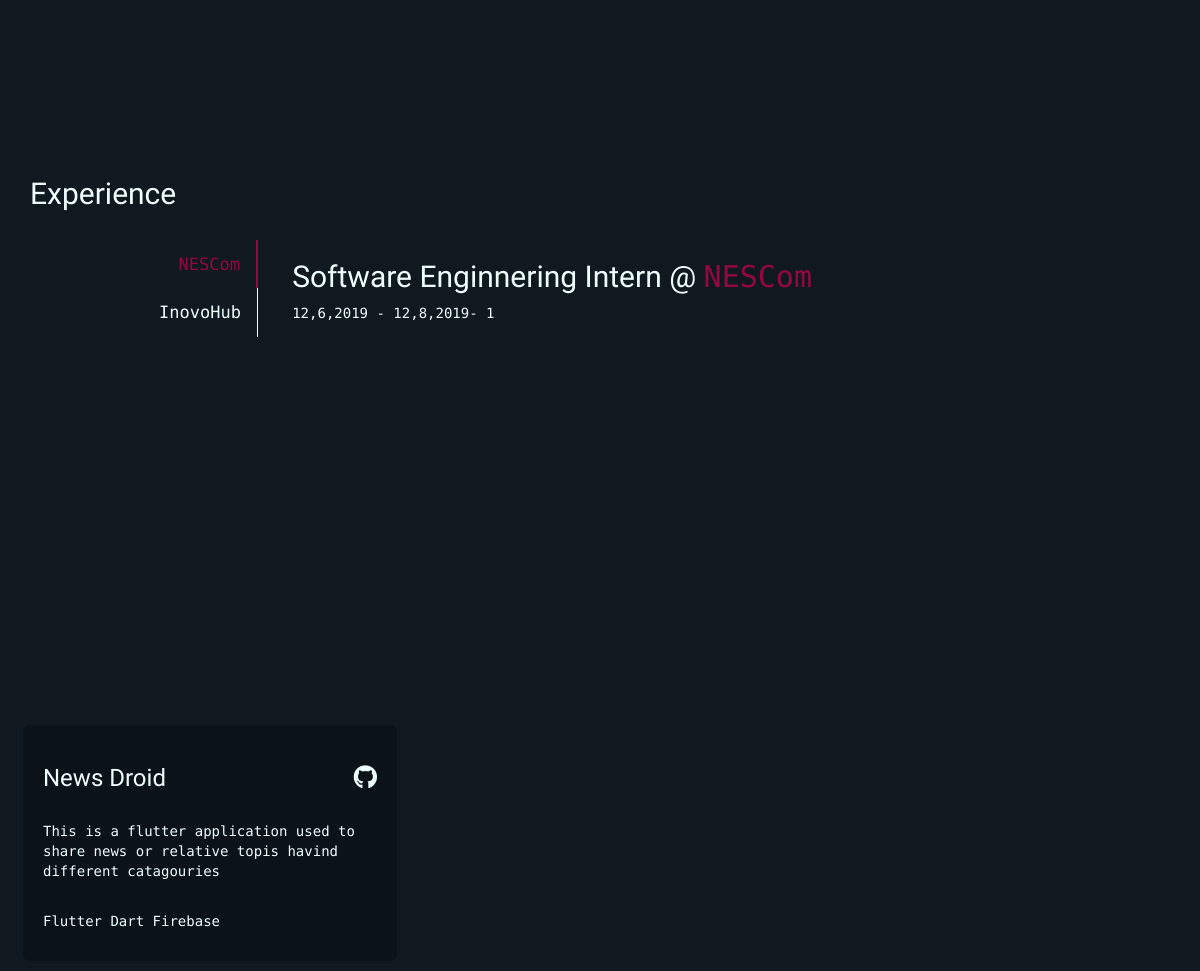
Before: / (middle part) with the older database file.
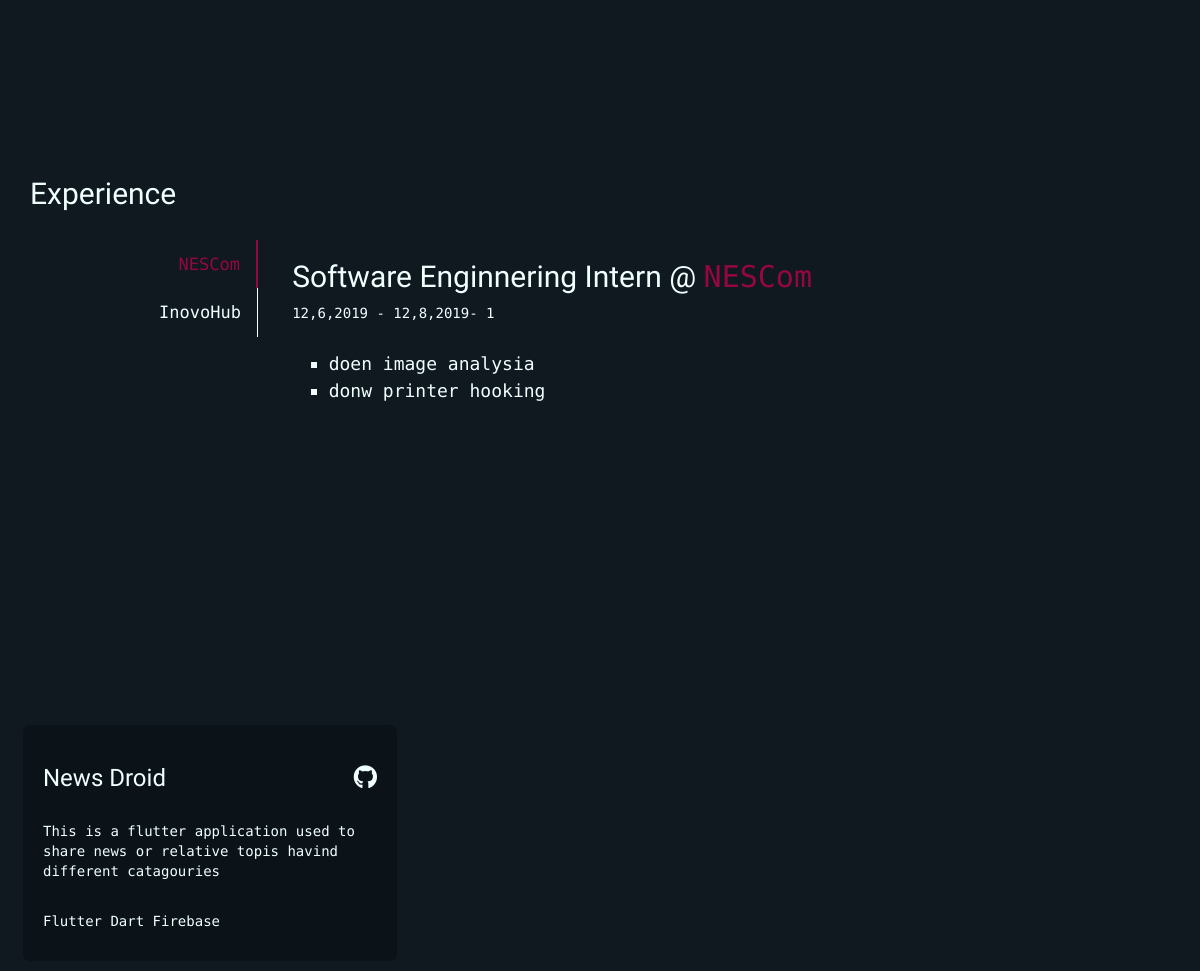
After: the same page with the newer database file.
### muneebulhassan/models.py (models this page shows, shortened)
class experience(models.Model):
    e_name = models.CharField(max_length=30)
    e_post = models.CharField(max_length=50)
    e_startdate = models.CharField(max_length=30)
    e_enddate = models.CharField(max_length=30)

class project(models.Model):
    p_name = models.CharField(max_length=30)
    p_link = models.CharField(max_length=100)
    p_description = models.CharField(max_length=110)
    p_framework = models.CharField(max_length=50)

class experiencedetail(models.Model):
    e_name = models.ForeignKey(experience,on_delete=models.DO_NOTHING)
    e_detail = models.CharField(max_length=100)

### muneebulhassan/views.py (the view)
# urls.py: path("", views.index, name="index.html"),
def index(request):
    if(request.method=="POST"):
        name = request.POST.get('name','')
        subject = request.POST.get('subject','')
        email = request.POST.get('email','')
        cnt = connect(u_name=name, u_subject=subject , u_email=email)
        cnt.save()
    projects = project.objects.all
    exp = experience.objects.all
    expd = experiencedetail.objects.all()
    parms ={'project' : projects, 'experience': exp, 'exp_detail' : expd }
    return render(request, "index.html",parms)

### templates/index.html (shortened to what this page needs)
{% load static %}
<!DOCTYPE html>
<html lang="en">
<head>
    <link href="{% static 'css/bootstrap.min.css'%}" rel="stylesheet">
    <link rel="stylesheet" href="{% static 'css/all.min.css'%}">
    <link href="{% static 'css/style.css'%}" rel="stylesheet">
</head>
<body>
    <Section id="about">
    </Section>
    <section id="experience">
        <div class="container module">
            <h2 class="hf">Experience</h2>
            <br>
            <div class="tab">
                {% for exp in experience %}
                <button class="tablinks" onclick="openCity(event,'{{ exp.e_name }}')" id="defaultOpen">{{ exp.e_name }}</button>
                {% endfor %}
            </div>
        {% for exp in experience %}
        <div id="{{exp.e_name}}" class="tabcontent">
                <h2 class="hf">{{exp.e_post}} @ <span>{{ exp.e_name }}</span></h2>
                <p>{{exp.e_startdate}} - {{exp.e_enddate}}- {{exp.id}}</p>
                <div class="exp-description">
                    <h4>
                        <ul style="list-style: square;">
                            {% for expd in exp.experiencedetail_set.all %}
                                <li>{{ expd.e_detail }}</li>
                            {% endfor %}
                        </ul>
                    </h4>
                </div>
            </div>
        {% endfor %}
        </div>
    </section>
    <section id="projects">
        <div class="container">
            <div class="row module">
                {% for p in project %}
                    <div class="col-sm-4 project-container ">
                    <h3 class="hf">{{p.p_name}}<a href="{{p.p_link }}"><i class="fab fa-github source-icon"></i></a></h3>
                    <br>
                    <p>{{p.p_description}}</p>
                    <br>
                    <p>{{p.p_framework}}</p>
                </div>
                {% endfor %}
            </div>
        </div>
    </section>
</body>
</html>

### static/css/style.css (style rules this page uses)
* { padding: 0; margin: 0; -webkit-box-sizing: border-box; -moz-box-sizing: border-box; box-sizing: border-box; color: azure; font-family: 'Space Mono', monospace; transition: ease-in-out 0.5s; }
body { background-color: #101820FF; }
.hf { font-family: 'BioRhyme', serif; }
span { color: #950740; }
#about { height: 50vh; }
#experience { min-height: 70vh; }
.tab { float: left; width: 20%; height: fit-content; }
.tab button { background-color: transparent; color: azure; padding: 12px 16px; width: 100%; border: none; outline: none; cursor: pointer; transition: 0.5s; font-size: 17px; float: right; text-align: right; border-right: 1px solid azure; }
.tablinks { float: right; text-align: right; }
.tab button.active { transition: 1s ease-in-out; color: #950740; border-right: 2px solid #950740; }
.tabcontent { transition: 1s ease-in-out; float: left; padding: 0px 3%; width: 70%; border-left: none; height: 30vh; height: fit-content; }
.tabcontent h4 { line-height: 150%; }
.exp-description { padding: 1% 5%; }
.project-container { background-color: rgb(11, 18, 24) !important; min-height: 250px; border-radius: 15px; border: 8px solid transparent; background-clip: padding-box; padding: 20px; position: relative; top: 0; transition: top ease 0.5s; }
.source-icon { float: right; transition: 0.3s ease-in; }
ul { list-style-type: none; }
.module { padding-top: 50px; }

Changed rows visible on the page:
added experiencedetail: e_detail "doen image analysia", shown under experience "Software Enginnering Intern"
added experiencedetail: e_detail "donw printer hooking", shown under experience "Software Enginnering Intern"
